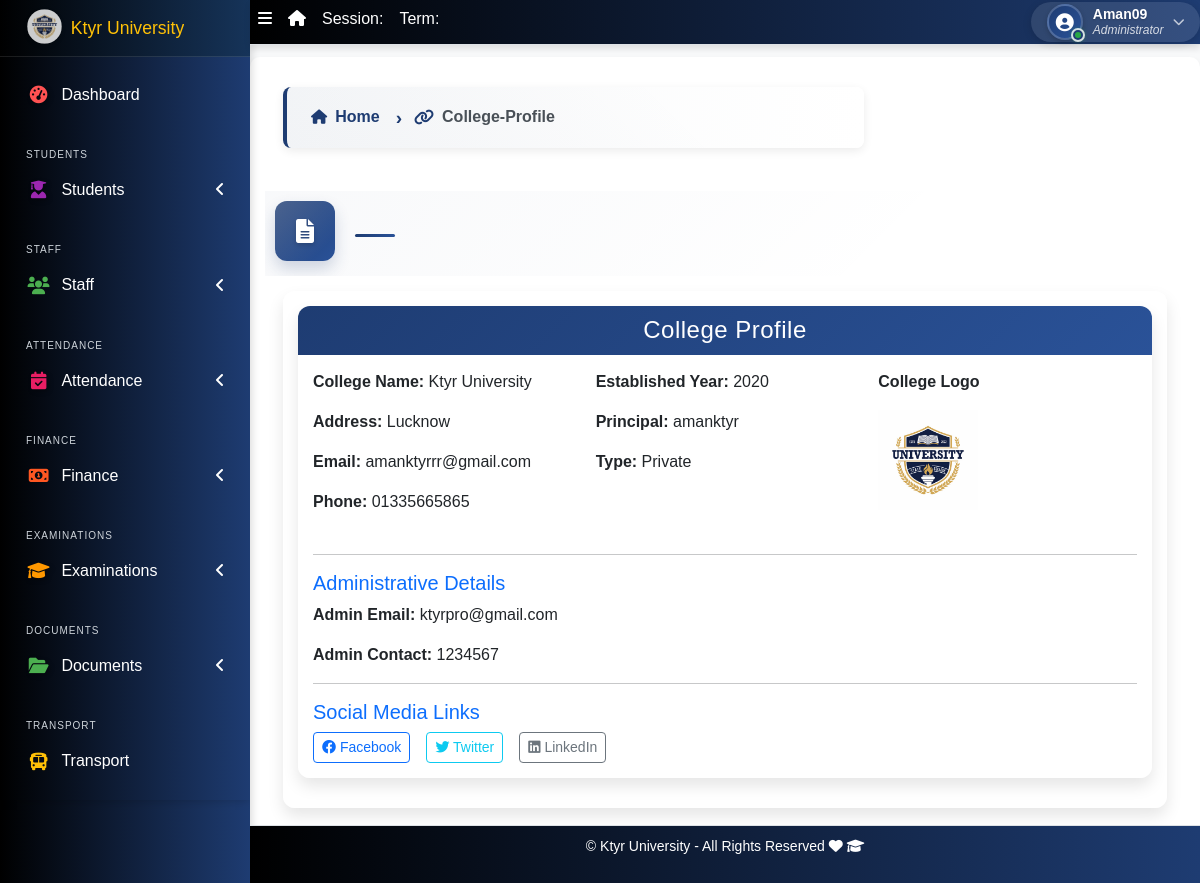
The page /dashboard/college-profile/ (signed in) on the database its author committed.
### apps/corecode/models.py (models this page shows, shortened)
class CollegeProfile(models.Model):
    college_name = models.CharField(max_length=255)
    college_address = models.TextField()
    college_email = models.EmailField()
    college_phone = models.CharField(max_length=15)
    college_logo = models.ImageField(upload_to='college_logos/', blank=True, null=True)
    established_year = models.PositiveIntegerField()
    principal_name = models.CharField(max_length=255)
    college_type = models.CharField(max_length=50, choices=[
        ('Government', 'Government'),
        ('Private', 'Private'),
        ('Semi-Government', 'Semi-Government'),
    ])
    admin_email = models.EmailField()
    admin_contact = models.CharField(max_length=15)
    facebook_link = models.URLField(blank=True, null=True)
    twitter_link = models.URLField(blank=True, null=True)
    linkedin_link = models.URLField(blank=True, null=True)

### apps/corecode/views.py (the view)
# urls.py: path("college-profile/", views.college_profile_view, name="college-profile"),
@login_required
@admin_required
def college_profile_view(request):
    profile = get_object_or_404(CollegeProfile)
    return render(request, 'corecode/college_profile.html', {'profile': profile})

### apps/corecode/views.py (called while the page is built)
def admin_required(view_func):
    @wraps(view_func)
    def _wrapped_view(request, *args, **kwargs):
        if not request.user.is_superuser:
            messages.error(request, "Access denied. Only administrators can access this page.")
            return render(request, '403.html', status=403)
        return view_func(request, *args, **kwargs)
    return _wrapped_view

### apps/corecode/templates/corecode/college_profile.html
{% extends 'base.html' %}
{% block content %}
  {% if profile %}
  <div class="card shadow-lg border-0">
    <div class="card-header bg-primary text-white text-center">
      <h4 class="mb-0">College Profile</h4>
    </div>
    <div class="card-body">
      <div class="row mb-3">
        <div class="col-md-4">
          <p><strong> College Name:</strong> {{ profile.college_name }}</p>
          <p><strong>Address:</strong> {{ profile.college_address }}</p>
          <p><strong>Email:</strong> {{ profile.college_email }}</p>
          <p><strong>Phone:</strong> {{ profile.college_phone }}</p>
        </div>
        <div class="col-md-4">
          <p><strong>Established Year:</strong> {{ profile.established_year }}</p>
          <p><strong>Principal:</strong> {{ profile.principal_name }}</p>
          <p><strong>Type:</strong> {{ profile.college_type }}</p>
        </div>
        <div class="col-md-4">
          <p><strong>College Logo</strong></p>
          <img src="{{ profile.college_logo.url }}" alt="College Logo" class="img-fluid" style="height: 100px; object-fit: contain;">
        </div>
      </div>
      <hr>
      <h5 class="text-primary">Administrative Details</h5>
      <p><strong>Admin Email:</strong> {{ profile.admin_email }}</p>
      <p><strong>Admin Contact:</strong> {{ profile.admin_contact }}</p>
      <hr>
      <h5 class="text-primary">Social Media Links</h5>
      <div class="d-flex flex-wrap gap-3">
        <a href="{{ profile.facebook_link }}" class="btn btn-outline-primary btn-sm" target="_blank">
          <i class="fab fa-facebook"></i> Facebook
        </a>
        <a href="{{ profile.twitter_link }}" class="btn btn-outline-info btn-sm" target="_blank">
          <i class="fab fa-twitter"></i> Twitter
        </a>
        <a href="{{ profile.linkedin_link }}" class="btn btn-outline-secondary btn-sm" target="_blank">
          <i class="fab fa-linkedin"></i> LinkedIn
        </a>
      </div>
    </div>
  </div>
  {% else %}
  <div class="alert alert-warning text-center mt-4">
    No profile found. <a href="{% url 'site_config' %}" class="alert-link">Click here</a> to create one.
  </div>
  {% endif %}
{% endblock content %}

### templates/base.html (shortened to what this page needs)
{% load static %}
<!DOCTYPE html>
<html lang="en">
<head>
  <link rel="stylesheet" href="{% static 'dist/css/preload.css' %}">
  <link rel="stylesheet" href="{% static 'plugins/fontawesome-free/css/all.min.css' %}">
  <link rel="stylesheet" href="{% static 'plugins/toastr/toastr.min.css' %}">
<link rel="stylesheet" href="https://cdn.jsdelivr.net/npm/bootstrap-icons/font/bootstrap-icons.css">
    <link rel="stylesheet" href="https://cdnjs.cloudflare.com/ajax/libs/font-awesome/6.5.0/css/all.min.css">
  <link rel="stylesheet"
    href="{% static 'plugins/overlayScrollbars/css/OverlayScrollbars.min.css' %}">
  <link rel="stylesheet" href="{% static 'plugins/Datatables/datatables.min.css' %}" />
  <link rel="stylesheet" href="{% static 'dist/css/adminlte.min.css' %}">
  <link rel="stylesheet" href="https://cdnjs.cloudflare.com/ajax/libs/font-awesome/6.0.0-beta3/css/all.min.css">
  <link rel="stylesheet" href="https://cdn.jsdelivr.net/npm/bootstrap@5.3.0/dist/css/bootstrap.min.css">
  <link rel="stylesheet" href="{% static 'dist/css/style.css' %}">
  <link rel="stylesheet" href="{% static 'dist/css/sidebar-fix.css' %}">
</head>
<body class="hold-transition sidebar-mini layout-fixed layout-navbar-fixed layout-footer-fixed">
  <div class="wrapper">
    <nav class="main-header navbar navbar-expand navbar-dark">
      <ul class="navbar-nav">
        <li class="nav-item">
          <a class="nav-link" data-widget="pushmenu" href="#" role="button"><i
              class="fas fa-bars"></i></a>
        </li>
        <li class="nav-item d-none d-sm-inline-block">
          <a href="{% url 'home' %} " class="nav-link"><i class="fa fa-home"></i></a>
        </li>
        <li class="nav-item d-none d-sm-inline-block">
          <a href="{% url 'current-session' %}" class="nav-link">Session: {{ current_session }}</a>
        </li>
        <li class="nav-item d-none d-sm-inline-block">
          <a href="{% url 'current-session' %}" class="nav-link">Term: {{ current_term }}</a>
        </li>
      </ul>
      <ul class="navbar-nav ml-auto">
        <li class="nav-item dropdown user-menu position-static position-md-relative">
          <a class="nav-link dropdown-toggle user-dropdown-toggle" href="#" role="button" data-bs-toggle="dropdown" aria-expanded="false" id="userDropdown">
            <div class="user-avatar-container">
              <div class="user-avatar">
                <i class="fas fa-user-circle"></i>
              </div>
              <span class="user-status-indicator online" title="Online"></span>
            </div>
            <div class="user-info d-none d-md-inline-block">
              <span class="user-name">{{ request.user.username }}</span>
              <span class="user-role">{% if request.user.is_superuser %}Administrator{% else %}Staff{% endif %}</span>
            </div>
            <i class="fas fa-chevron-down user-dropdown-icon d-none d-md-inline-block"></i>
          </a>
        </li>
      </ul>
    </nav>
    <aside class="main-sidebar sidebar-dark-primary">
      <a href="{% url 'home' %}" class="brand-link d-flex align-items-center">
        {% if profile.college_logo %}
        <img src="{{ profile.college_logo.url }}" alt="College Logo" class="brand-image img-circle elevation-3" style="opacity: .8; margin-right: 10px; max-height: 33px;">
        {% else %}
        <i class="fas fa-graduation-cap brand-image img-circle elevation-3" style="opacity: .8; margin-right: 10px; background-color: #1E3C72; color: #fff; padding: 5px; font-size: 16px;"></i>
        {% endif %}
        <span class="brand-text font-weight-light">{{ profile.college_name | default:"MySchool" }}</span>
      </a>
<div class="sidebar">
  <nav class="mt-2">
      <ul class="nav nav-pills nav-sidebar flex-column" data-widget="treeview" role="menu" data-accordion="false">
          <li class="nav-item">
              <a href="{% url 'home' %}" class="nav-link {% if request.resolver_match.url_name == 'home' %}active{% endif %}">
                  <i class="nav-icon fas fa-tachometer-alt" style="color: #ff5733; text-shadow: 2px 2px 5px rgba(0, 0, 0, 0.3);"></i>
                  <p>Dashboard</p>
              </a>
          </li>
          <li class="nav-header">Students</li>
          <li class="nav-item has-treeview  ">
              <a href="#" class="nav-link  " >
                  <i class="nav-icon fas fa-user-graduate" style="color: #3399ff; text-shadow: 2px 2px 5px rgba(0, 0, 0, 0.3);"></i>
                  <p>Students<i class="fas fa-angle-left right"></i></p>
              </a>
          </li>
          <li class="nav-header">Staff</li>
          <li class="nav-item has-treeview  {% if request.resolver_match.namespace == None and request.resolver_match.url_name in 'staff-list non-teaching-staffs-list' %}menu-open{% endif %}">
              <a href="#" class="nav-link">
                  <i class="nav-icon fas fa-users" style="color: #9933ff;"></i>
                  <p>Staff<i class="fas fa-angle-left right"></i></p>
              </a>
          </li>
          <li class="nav-header">Attendance</li>
            <li class="nav-item has-treeview {% if request.resolver_match.namespace == 'attendance' %}menu-open{% endif %}">
                <a href="#" class="nav-link">
                    <i class="nav-icon fas fa-calendar-check" style="color: #ffcc00; text-shadow: 2px 2px 5px rgba(0, 0, 0, 0.3);"></i>
                    <p>Attendance<i class="fas fa-angle-left right"></i></p>
                </a>
            </li>
          <li class="nav-header">Finance</li>
          <li class="nav-item has-treeview {% if request.resolver_match.namespace == 'fees' %}menu-open{% endif %}">
              <a href="#" class="nav-link">
                  <i class="nav-icon fas fa-money-bill-alt" style="color: #66ccff;"></i>
                  <p>
                      Finance
                      <i class="fas fa-angle-left right"></i>
                  </p>
              </a>
          </li>
          <li class="nav-header" >Examinations</li>
          <li class="nav-item has-treeview {% if request.resolver_match.namespace == 'exams' %}menu-open{% endif %}" title="Under Development">
              <a href="{% url 'exams:dashboard' %}" class="nav-link {% if request.resolver_match.namespace == 'exams' %}active{% endif %}">
                  <i class="nav-icon fas fa-graduation-cap" style="color: #ff9900; text-shadow: 2px 2px 5px rgba(0, 0, 0, 0.3);"></i>
                  <p>
                      Examinations
                      <i class="fas fa-angle-left right"></i>
                  </p>
              </a>
          </li>
          <li class="nav-header">Documents</li>
          <li class="nav-item has-treeview {% if request.resolver_match.namespace == 'documents' %}menu-open{% endif %}" title="Under Development">
              <a href="{% url 'documents:dashboard' %}" class="nav-link {% if request.resolver_match.namespace == 'documents' %}active{% endif %}">
                  <i class="nav-icon fas fa-folder-open" style="color: #9933ff; text-shadow: 2px 2px 5px rgba(0, 0, 0, 0.3);"></i>
                  <p>Documents<i class="fas fa-angle-left right"></i></p>
              </a>
          </li>
          <li class="nav-header">Transport</li>
          <li class="nav-item">
              <a href="{% url 'transport_list' %}" class="nav-link {% if request.resolver_match.url_name == 'transport_list' %}active{% endif %}">
                  <i class="nav-icon fas fa-bus" style="color: #007bff;"></i>
                  <p>Transport</p>
              </a>
          </li>
          <li class="nav-header">Notice Board</li>
      </ul>
  </nav>
</div>
    </aside>
    <div class="content-wrapper">
      <section class="content-header">
        <div class="container-fluid">
          <div class="row mb-1">
            <div class="col-sm-8">
              {% block breadcrumb-left %}
              <div class="breadcrumb-container">
                <nav aria-label="breadcrumb">
                  <ol class="breadcrumb breadcrumb-chevron">
                    <li class="breadcrumb-item">
                      <a href="{% url 'home' %}" class="text-decoration-none fw-bold">
                        <i class="fas fa-home"></i> Home
                      </a>
                    </li>
                    {% if request.resolver_match.url_name != 'home' %}
                      <li class="breadcrumb-item active" aria-current="page">
                        <i class="fas fa-link"></i> {{ request.resolver_match.url_name|title }}
                      </li>
                    {% endif %}
                  </ol>
                </nav>
              </div>
              {% endblock breadcrumb-left %}
            </div>
            <div class="col-sm-4">
            </div>
          </div>
        </div>
      </section>
      <div class="page-title-section">
        <div class="container-fluid">
          <div class="row align-items-center">
            <div class="col-md-8">
              <div class="page-title-container">
                <div class="page-title-icon">
                  <i class="{% block title-icon %}fas fa-file-alt{% endblock title-icon %}"></i>
                </div>
                <div class="page-title-content">
                </div>
              </div>
            </div>
          </div>
        </div>
      </div>
      <section class="content">
        <div class="container-fluid">
          <div class="row">
            <div class="col-md-12">
              {% block fullcard %}
              <div class="card">
                <div class="card-body">
                  <div class="row">
                    <div class="col">
                      {% block content %}
                      {% endblock content %}
                    </div>
                  </div>
                </div>
              </div>
              {% endblock fullcard %}
            </div>
          </div>
        </div>
      </section>
    </div>
    <footer class="main-footer">
      <p>&copy; {{ profile.college_name | default:"MySchool" }} - All Rights Reserved
      <i class="fas fa-heart"></i>
      <i class="fas fa-graduation-cap"></i></p>
    </footer>
  </div>
</body>
</html>

### templates/base.html (style rules this page uses)
body { visibility: hidden; font-family: 'Poppins', sans-serif !important; background-color: #1E3C72 !important; margin: 0 !important; padding: 0 !important; height: 100% !important; overflow-x: hidden !important; color: #fff !important; }
.navbar { background: #1E3C72 !important; color: #fff !important; }
.sidebar, .main-sidebar { background: #1E3C72 !important; color: #fff !important; }

### rows shown on the page
CollegeProfile: college_logo (picture), college_name "Ktyr University", college_address "Lucknow", college_email "amanktyrrr@gmail.com", college_phone "01335665865", established_year "2020", principal_name "amanktyr", college_type "Private", admin_email "ktyrpro@gmail.com", admin_contact "1234567"

### other values the page prints
{{ request.user.username }} "Aman09"
{{ request.resolver_match.url_name|title }} "College-Profile"
